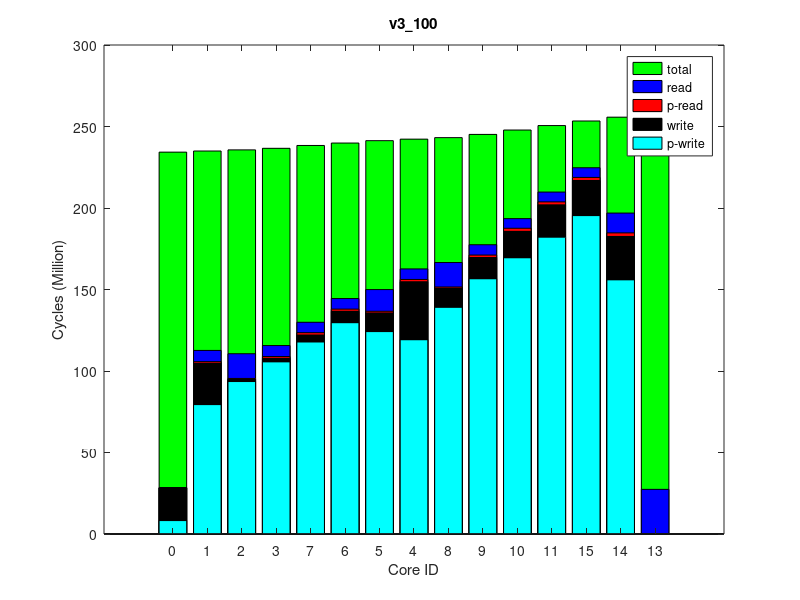

The MATLAB script that drew this image:
times(1, :, :) = [
207320, 235632989, 0
975180, 236328316, 0
521272, 237028016, 0
1086317, 237996045, 0
1447743, 239745079, 0
1334715, 241237563, 0
1023582, 242704222, 0
1402050, 243636621, 0
725890, 244567882, 0
1496356, 246545301, 0
1893447, 249235309, 0
1805991, 251999926, 0
1878759, 254799285, 0
2179995, 257139471, 0
0, 257422314, 0
];
times(2, :, :) = [
207320, 235628480, 0
977499, 236324772, 0
521270, 237023046, 0
1095000, 237988807, 0
1447733, 239737326, 0
1334610, 241230091, 0
1023591, 242696854, 0
1402050, 243628786, 0
726588, 244559754, 0
1496318, 246537837, 0
1893788, 249228371, 0
1808911, 251992841, 0
1878754, 254791426, 0
2180545, 257141092, 0
0, 257422069, 0
];
times(3, :, :) = [
207320, 235631119, 0
975700, 236324680, 0
521291, 237023968, 0
1092143, 237989997, 0
1447707, 239738518, 0
1334917, 241231299, 0
1025130, 242697444, 0
1402059, 243630099, 0
726618, 244561422, 0
1499192, 246539157, 0
1893123, 249229404, 0
1808897, 251993346, 0
1878770, 254792739, 0
2180856, 257129045, 0
0, 257414792, 0
];
times(4, :, :) = [
207320, 235653244, 0
975985, 236347357, 0
521264, 237045563, 0
1095000, 238013864, 0
1447721, 239761536, 0
1334656, 241254635, 0
1023865, 242720803, 0
1402051, 243653003, 0
726595, 244584129, 0
1499233, 246561523, 0
1893129, 249251925, 0
1808912, 252014281, 0
1878672, 254813438, 0
2180392, 257153506, 0
0, 257432274, 0
];
times(5, :, :) = [
207320, 235628446, 0
975608, 236323902, 0
521268, 237022666, 0
1095027, 237993001, 0
1447729, 239741560, 0
1334611, 241234042, 0
1023855, 242699941, 0
1402069, 243632238, 0
726621, 244563431, 0
1496334, 246541572, 0
1893458, 249231843, 0
1808956, 251997042, 0
1878635, 254795949, 0
2180251, 257141113, 0
0, 257424285, 0
];
times(6, :, :) = [
207320, 235641573, 0
976160, 236336848, 0
521285, 237036776, 0
1092084, 238006409, 0
1447991, 239755362, 0
1334661, 241248259, 0
1025273, 242714120, 0
1402051, 243647000, 0
726644, 244578374, 0
1499183, 246555453, 0
1893382, 249245532, 0
1808928, 252009729, 0
1878697, 254809037, 0
2179976, 257147642, 0
0, 257432659, 0
];
times(7, :, :) = [
207320, 235643162, 0
976391, 236335146, 0
521301, 237031866, 0
1092078, 238001892, 0
1447714, 239749738, 0
1334671, 241242913, 0
1023591, 242709342, 0
1402051, 243642105, 0
726605, 244572900, 0
1496601, 246551765, 0
1893531, 249241783, 0
1805960, 252005512, 0
1879013, 254803967, 0
2180760, 257151536, 0
0, 257432337, 0
];
times(8, :, :) = [
207320, 235628180, 0
974974, 236323767, 0
521277, 237022999, 0
1086287, 237992914, 0
1447693, 239741129, 0
1334656, 241233397, 0
1024120, 242700113, 0
1402050, 243633141, 0
726599, 244563899, 0
1496368, 246542982, 0
1893239, 249233508, 0
1808914, 251997823, 0
1878972, 254795774, 0
2182290, 257145641, 0
0, 257431819, 0
];
times(9, :, :) = [
207320, 235640386, 0
975410, 236334891, 0
521266, 237031363, 0
1092100, 237999523, 0
1447653, 239747998, 0
1334610, 241241253, 0
1025836, 242707224, 0
1402057, 243639302, 0
726650, 244570488, 0
1499216, 246548180, 0
1893088, 249238597, 0
1808950, 252002514, 0
1878695, 254801598, 0
2181505, 257154415, 0
0, 257436420, 0
];
times(10, :, :) = [
207320, 235637649, 0
977907, 236332858, 0
521272, 237031997, 0
1095000, 237999652, 0
1447994, 239748120, 0
1334648, 241240922, 0
1024119, 242707230, 0
1402051, 243639459, 0
726932, 244570649, 0
1499215, 246548278, 0
1893069, 249238882, 0
1808973, 252002246, 0
1878728, 254800738, 0
2180362, 257137420, 0
0, 257421837, 0
];
ave_times = round(squeeze(mean(times)));
format long g, ave_times
std_times = round(squeeze(std(times)));
format long g, std_times
polling_read_times = ave_times;
times(1, :, :) = [
8236458, 234591258, 0
79463723, 235280541, 0
93647003, 235985702, 0
105659588, 236948247, 0
117914005, 238700452, 0
129758875, 240205735, 0
124287346, 241689800, 0
119231791, 242634575, 0
139115532, 243583807, 0
156833630, 245604220, 0
169581052, 248360946, 0
182214376, 251107688, 0
195347376, 253994102, 0
155912548, 256342382, 0
0, 256630144, 0
];
times(2, :, :) = [
8246371, 234604889, 0
79470089, 235293888, 0
93607222, 235996047, 0
105600213, 236958686, 0
117879738, 238709545, 0
129666930, 240213246, 0
124201431, 241695236, 0
119257528, 242637790, 0
139098597, 243587836, 0
156546753, 245615099, 0
169449257, 248372064, 0
182044607, 251110156, 0
195357954, 253996206, 0
155932129, 256356066, 0
0, 256640049, 0
];
times(3, :, :) = [
8220458, 234581738, 0
79266738, 235271642, 0
93479530, 235973606, 0
105589684, 236934710, 0
117663273, 238686550, 0
129526726, 240191776, 0
124073838, 241672819, 0
119085636, 242613733, 0
139002438, 243562706, 0
156484507, 245591674, 0
169424706, 248347244, 0
182065927, 251091382, 0
195339053, 253976276, 0
155914788, 256332917, 0
0, 256618626, 0
];
times(4, :, :) = [
8233383, 234602214, 0
79403647, 235292341, 0
93370843, 235995662, 0
105594549, 236957778, 0
117777967, 238710352, 0
129580183, 240214171, 0
124176238, 241696290, 0
119201476, 242637640, 0
139082720, 243586677, 0
156557561, 245614236, 0
169438792, 248372654, 0
182042244, 251116489, 0
195348707, 254003838, 0
155927073, 256359866, 0
0, 256648407, 0
];
times(5, :, :) = [
8236610, 234597225, 0
79370913, 235286667, 0
93543137, 235991802, 0
105525381, 236954734, 0
117765363, 238706413, 0
129614427, 240211084, 0
124148853, 241690838, 0
119204418, 242633704, 0
138921012, 243583808, 0
156612863, 245610582, 0
169470646, 248368242, 0
182050102, 251111137, 0
195341799, 254000573, 0
155943742, 256367099, 0
0, 256653695, 0
];
times(6, :, :) = [
8210962, 234573709, 0
79300546, 235263414, 0
93456222, 235967447, 0
105563946, 236928850, 0
117771786, 238679984, 0
129623464, 240185384, 0
124132784, 241673077, 0
119146229, 242616623, 0
139012184, 243565918, 0
156463187, 245595841, 0
169406969, 248351034, 0
181970402, 251092653, 0
195297495, 253979519, 0
155909323, 256341851, 0
0, 256628392, 0
];
times(7, :, :) = [
8241821, 234597903, 0
79379681, 235286608, 0
93565377, 235987361, 0
105549444, 236950273, 0
117745509, 238702390, 0
129570976, 240208079, 0
124124191, 241691477, 0
119144993, 242632595, 0
139010881, 243581288, 0
156471923, 245608618, 0
169469592, 248366907, 0
182062742, 251113057, 0
195374448, 254001247, 0
155926218, 256354689, 0
0, 256649831, 0
];
times(8, :, :) = [
8218954, 234586088, 0
79366859, 235275811, 0
93527138, 235981220, 0
105632060, 236944052, 0
117825775, 238695459, 0
129692570, 240199819, 0
124235486, 241683872, 0
119155854, 242627832, 0
139180533, 243577276, 0
156587680, 245603618, 0
169479151, 248359677, 0
182102496, 251108528, 0
195308398, 253994824, 0
155942799, 256361029, 0
0, 256647517, 0
];
times(9, :, :) = [
8254910, 234608845, 0
79489936, 235298257, 0
93723589, 236000838, 0
105765527, 236964335, 0
117958139, 238715380, 0
129797989, 240221441, 0
124298499, 241707273, 0
119203882, 242649835, 0
139045292, 243597998, 0
156769263, 245623930, 0
169487159, 248379194, 0
182144981, 251128289, 0
195343250, 254017613, 0
155943226, 256376477, 0
0, 256662689, 0
];
times(10, :, :) = [
8229235, 234576412, 0
79309057, 235265451, 0
93439114, 235971039, 0
105604413, 236933288, 0
117689686, 238683944, 0
129505219, 240189603, 0
124112077, 241675596, 0
119159201, 242619159, 0
139065698, 243567637, 0
156540023, 245594502, 0
169445306, 248349267, 0
182044238, 251099762, 0
195340393, 253986693, 0
155929947, 256346545, 0
0, 256634601, 0
];
ave_times = round(squeeze(mean(times)));
format long g, ave_times
std_times = round(squeeze(std(times)));
format long g, std_times
polling_write_times = ave_times;
times(1, :, :) = [
0, 260107732, 0
7847777, 260877765, 64000
15685356, 261626040, 128000
7837504, 262654923, 64000
7829585, 264508237, 64000
7830311, 266140099, 64000
14339924, 267746071, 128000
7874142, 268774294, 64000
15723517, 269780351, 128000
7841936, 271933357, 64000
7828079, 274850413, 64000
7830374, 277810274, 64000
7832518, 280860030, 64000
14343263, 283308521, 128000
27384927, 283605496, 255980
];
times(2, :, :) = [
0, 260096355, 0
7847980, 260866383, 64000
15689236, 261615220, 128000
7835142, 262644593, 64000
7829608, 264502184, 64000
7830232, 266136254, 64000
14340067, 267742514, 128000
7876413, 268770889, 64000
15716599, 269776838, 128000
7841528, 271929548, 64000
7828061, 274845376, 64000
7830560, 277804676, 64000
7832588, 280855062, 64000
14343491, 283306024, 128000
27385465, 283600602, 255980
];
times(3, :, :) = [
0, 260107692, 0
7861569, 260877647, 64000
15693484, 261626769, 128000
7835307, 262654796, 64000
7829638, 264522412, 64000
7829983, 266164594, 64000
14339287, 267770737, 128000
7885871, 268798777, 64000
15727587, 269805418, 128000
7839605, 271958430, 64000
7828057, 274875570, 64000
7830704, 277835902, 64000
7832485, 280885515, 64000
14343241, 283337698, 128000
27385264, 283635472, 255980
];
times(4, :, :) = [
0, 260112130, 0
7861407, 260881986, 64000
15689796, 261630859, 128000
7837494, 262660915, 64000
7829569, 264518442, 64000
7830208, 266155436, 64000
14340007, 267761953, 128000
7885641, 268789964, 64000
15727617, 269796470, 128000
7841713, 271949301, 64000
7828041, 274866589, 64000
7830380, 277824143, 64000
7832564, 280873962, 64000
14343342, 283323935, 128000
27385642, 283624342, 255980
];
times(5, :, :) = [
0, 260114293, 0
7861212, 260884901, 64000
15693273, 261633250, 128000
7835241, 262666895, 64000
7829628, 264520126, 64000
7830035, 266155906, 64000
14339266, 267761965, 128000
7886220, 268790088, 64000
15727696, 269796413, 128000
7839565, 271949899, 64000
7828075, 274866227, 64000
7830300, 277822279, 64000
7832553, 280871802, 64000
14343516, 283321971, 128000
27385321, 283617445, 255980
];
times(6, :, :) = [
0, 260095350, 0
7847344, 260866891, 64000
15688974, 261616060, 128000
7835095, 262643832, 64000
7829522, 264510288, 64000
7829963, 266145425, 64000
14339237, 267751550, 128000
7874884, 268779613, 64000
15723253, 269786560, 128000
7842052, 271939613, 64000
7828052, 274854925, 64000
7830342, 277813131, 64000
7832508, 280862849, 64000
14343426, 283310919, 128000
27385403, 283603648, 255980
];
times(7, :, :) = [
0, 260100069, 0
7861173, 260870676, 64000
15693039, 261618797, 128000
7834965, 262648135, 64000
7829580, 264511399, 64000
7830179, 266149220, 64000
14339930, 267755735, 128000
7874628, 268783799, 64000
15723210, 269789905, 128000
7841956, 271943167, 64000
7828071, 274859743, 64000
7830621, 277819956, 64000
7832601, 280869956, 64000
14342808, 283330396, 128000
27385445, 283628213, 255980
];
times(8, :, :) = [
0, 260091532, 0
7847902, 260861944, 64000
15685500, 261611127, 128000
7835642, 262638403, 64000
7829598, 264501461, 64000
7829891, 266141793, 64000
14339288, 267747835, 128000
7876518, 268775819, 64000
15716680, 269782184, 128000
7839662, 271935520, 64000
7828117, 274854630, 64000
7830626, 277814109, 64000
7832561, 280863538, 64000
14342850, 283320106, 128000
27384412, 283621132, 255980
];
times(9, :, :) = [
0, 260119941, 0
7847867, 260890757, 64000
15689041, 261639704, 128000
7835154, 262666484, 64000
7829640, 264527418, 64000
7830014, 266163286, 64000
14338931, 267770126, 128000
7874643, 268798406, 64000
15722908, 269803874, 128000
7841972, 271956680, 64000
7827998, 274873120, 64000
7830703, 277833216, 64000
7832548, 280882897, 64000
14343125, 283334755, 128000
27385540, 283631073, 255980
];
times(10, :, :) = [
0, 260099255, 0
7847571, 260870114, 64000
15689214, 261619138, 128000
7837644, 262655393, 64000
7829700, 264508698, 64000
7830007, 266140496, 64000
14339377, 267747392, 128000
7876611, 268775294, 64000
15716513, 269781475, 128000
7839569, 271934608, 64000
7827997, 274850083, 64000
7830423, 277807606, 64000
7832564, 280857236, 64000
14342957, 283316857, 128000
27384731, 283611757, 255980
];
ave_times = round(squeeze(mean(times)));
format long g, ave_times
std_times = round(squeeze(std(times)));
format long g, std_times
read_times = ave_times;
times(1, :, :) = [
0, 234290679, 0
0, 234981549, 0
0, 235676277, 0
0, 236637474, 0
0, 238382085, 0
0, 239869321, 0
0, 241331905, 0
0, 242262833, 0
0, 243191923, 0
0, 245167077, 0
0, 247853089, 0
0, 250602579, 0
0, 253400991, 0
0, 255746474, 0
0, 256028550, 0
];
times(2, :, :) = [
0, 234263713, 0
0, 234955554, 0
0, 235652048, 0
0, 236611288, 0
0, 238356167, 0
0, 239844048, 0
0, 241306183, 0
0, 242237742, 0
0, 243167056, 0
0, 245141838, 0
0, 247826067, 0
0, 250574566, 0
0, 253374268, 0
0, 255719507, 0
0, 256001746, 0
];
times(3, :, :) = [
0, 234285201, 0
0, 234976117, 0
0, 235670996, 0
0, 236630418, 0
0, 238375207, 0
0, 239862423, 0
0, 241323623, 0
0, 242255469, 0
0, 243184731, 0
0, 245157729, 0
0, 247843014, 0
0, 250589233, 0
0, 253388553, 0
0, 255730133, 0
0, 256017526, 0
];
times(4, :, :) = [
0, 234263193, 0
0, 234956227, 0
0, 235651687, 0
0, 236611444, 0
0, 238355577, 0
0, 239842570, 0
0, 241305028, 0
0, 242236371, 0
0, 243165894, 0
0, 245141947, 0
0, 247826372, 0
0, 250573997, 0
0, 253374987, 0
0, 255716391, 0
0, 255995473, 0
];
times(5, :, :) = [
0, 234263059, 0
0, 234953497, 0
0, 235650708, 0
0, 236610050, 0
0, 238355704, 0
0, 239843381, 0
0, 241304696, 0
0, 242236243, 0
0, 243166184, 0
0, 245142552, 0
0, 247827548, 0
0, 250570153, 0
0, 253369585, 0
0, 255703605, 0
0, 255985869, 0
];
times(6, :, :) = [
0, 234260313, 0
0, 234951071, 0
0, 235648038, 0
0, 236606557, 0
0, 238351391, 0
0, 239836774, 0
0, 241298393, 0
0, 242229620, 0
0, 243159306, 0
0, 245134727, 0
0, 247819418, 0
0, 250569930, 0
0, 253367379, 0
0, 255707835, 0
0, 255989076, 0
];
times(7, :, :) = [
0, 234276579, 0
0, 234967631, 0
0, 235664549, 0
0, 236625689, 0
0, 238370141, 0
0, 239859508, 0
0, 241322021, 0
0, 242253661, 0
0, 243183081, 0
0, 245156228, 0
0, 247841123, 0
0, 250587500, 0
0, 253386229, 0
0, 255731239, 0
0, 256014356, 0
];
times(8, :, :) = [
0, 234278645, 0
0, 234969057, 0
0, 235664409, 0
0, 236625222, 0
0, 238369014, 0
0, 239856512, 0
0, 241317906, 0
0, 242248854, 0
0, 243178525, 0
0, 245153682, 0
0, 247838836, 0
0, 250588210, 0
0, 253389629, 0
0, 255732296, 0
0, 256012656, 0
];
times(9, :, :) = [
0, 234280390, 0
0, 234972409, 0
0, 235666954, 0
0, 236627325, 0
0, 238371803, 0
0, 239861099, 0
0, 241323688, 0
0, 242255168, 0
0, 243184063, 0
0, 245159785, 0
0, 247844505, 0
0, 250587648, 0
0, 253386871, 0
0, 255739979, 0
0, 256017494, 0
];
times(10, :, :) = [
0, 234273991, 0
0, 234965920, 0
0, 235662735, 0
0, 236623147, 0
0, 238366915, 0
0, 239853907, 0
0, 241316883, 0
0, 242248401, 0
0, 243178455, 0
0, 245157050, 0
0, 247841858, 0
0, 250589611, 0
0, 253389433, 0
0, 255726056, 0
0, 256010397, 0
];
ave_times = round(squeeze(mean(times)));
format long g, ave_times
std_times = round(squeeze(std(times)));
format long g, std_times
total_times = ave_times;
times(1, :, :) = [
28280757, 236068671, 64000
104786357, 236745903, 128000
94965922, 237432155, 64000
107799406, 238383679, 64000
122109058, 240124351, 64000
136610370, 241608473, 64000
135605292, 243084643, 64000
154847736, 244002826, 128000
150852589, 244939864, 64000
169643108, 246946437, 64000
185641646, 249682285, 64000
201961023, 252410011, 64000
216836152, 255292733, 64000
182542446, 257639718, 64000
0, 257921240, 0
];
times(2, :, :) = [
28275972, 236063467, 64000
104670647, 236742231, 128000
94738525, 237431643, 64000
107720993, 238382607, 64000
121984010, 240122714, 64000
136557698, 241608507, 64000
135585471, 243085762, 64000
154804570, 244003366, 128000
150812017, 244939649, 64000
169681419, 246947640, 64000
185686161, 249683054, 64000
201996424, 252413653, 64000
216914697, 255292757, 64000
182553278, 257647770, 64000
0, 257927650, 0
];
times(3, :, :) = [
28286131, 236069189, 64000
104797288, 236747165, 128000
94971766, 237435255, 64000
107834202, 238386133, 64000
122118614, 240125542, 64000
136606835, 241609919, 64000
135624747, 243087841, 64000
154877889, 244005447, 128000
150862504, 244940874, 64000
169565118, 246948284, 64000
185649867, 249680482, 64000
201948826, 252409045, 64000
216889445, 255287660, 64000
182558996, 257644990, 64000
0, 257931147, 0
];
times(4, :, :) = [
28281565, 236069455, 64000
104698586, 236746467, 128000
94780577, 237433965, 64000
107662459, 238383365, 64000
122034735, 240122096, 64000
136595187, 241605853, 64000
135619105, 243082471, 64000
154853026, 243999054, 128000
150864734, 244935048, 64000
169658684, 246940269, 64000
185744676, 249673305, 64000
201890484, 252398997, 64000
216850177, 255279007, 64000
182532921, 257628668, 64000
0, 257916995, 0
];
times(5, :, :) = [
28267937, 236063126, 64000
104713634, 236741231, 128000
94799258, 237429592, 64000
107683437, 238379877, 64000
121946384, 240120595, 64000
136607507, 241602259, 64000
135604289, 243080506, 64000
154849507, 243996800, 128000
150839607, 244932247, 64000
169608803, 246938097, 64000
185625518, 249669676, 64000
201972818, 252389460, 64000
216843065, 255268029, 64000
182531055, 257630641, 64000
0, 257918099, 0
];
times(6, :, :) = [
28282346, 236069922, 64000
104853950, 236747576, 128000
95068459, 237437364, 64000
107905908, 238387054, 64000
122108088, 240126697, 64000
136710371, 241609221, 64000
135680575, 243087874, 64000
154651233, 244004453, 128000
150892291, 244939615, 64000
169779184, 246945242, 64000
185696923, 249676921, 64000
201970085, 252399498, 64000
216858530, 255279960, 64000
182543428, 257640643, 64000
0, 257933184, 0
];
times(7, :, :) = [
28288712, 236062974, 64000
104815109, 236741096, 128000
95036182, 237429093, 64000
107849937, 238377374, 64000
122145911, 240117285, 64000
136720894, 241601353, 64000
135710420, 243078992, 64000
154610286, 243997297, 128000
150823320, 244934176, 64000
169690459, 246942127, 64000
185667719, 249675551, 64000
201907373, 252405581, 64000
216837357, 255283838, 64000
182545786, 257637644, 64000
0, 257922298, 0
];
times(8, :, :) = [
28298272, 236072829, 64000
104969589, 236750838, 128000
95229451, 237440048, 64000
108038932, 238389049, 64000
122241960, 240128794, 64000
136860834, 241611152, 64000
135770593, 243089253, 64000
154754337, 244007621, 128000
150934891, 244943211, 64000
169726169, 246949703, 64000
185733105, 249685175, 64000
201991261, 252410920, 64000
216900526, 255291597, 64000
182556603, 257645828, 64000
0, 257931737, 0
];
times(9, :, :) = [
28264058, 236049522, 64000
104692326, 236727745, 128000
94785626, 237417470, 64000
107666668, 238370394, 64000
122000495, 240111009, 64000
136490699, 241594662, 64000
135433856, 243071985, 64000
154571791, 243989190, 128000
150638874, 244926731, 64000
169366379, 246931435, 64000
185568471, 249667901, 64000
201861128, 252390910, 64000
216922328, 255269500, 64000
182531215, 257627081, 64000
0, 257910293, 0
];
times(10, :, :) = [
28281626, 236072931, 64000
104729954, 236752896, 128000
94789034, 237440712, 64000
107738520, 238389433, 64000
121996196, 240129668, 64000
136559536, 241613795, 64000
135571698, 243092010, 64000
154785032, 244008428, 128000
150800792, 244944890, 64000
169568560, 246949080, 64000
185653287, 249682048, 64000
201971137, 252414587, 64000
216902290, 255291889, 64000
182557267, 257650874, 64000
0, 257934183, 0
];
ave_times = round(squeeze(mean(times)));
format long g, ave_times
std_times = round(squeeze(std(times)));
format long g, std_times
write_times = ave_times;
mytitle = 'v3\_100';
% order = [1 2 3 4 8 7 6 5 9 10 11 12 15 14 13];
order = 1:15;

total_times = total_times(:, 2)(order);

read_times = read_times(:, 1)(order);
write_times = write_times(:, 1)(order);

polling_read_times = polling_read_times(:, 1)(order);
polling_write_times = polling_write_times(:, 1)(order);

total_times /= 1000000;

read_times /= 1000000;
write_times /= 1000000;

polling_read_times /= 1000000;
polling_write_times /= 1000000;

% laying read on top of write
read_times += write_times;
polling_read_times += write_times;

figure(1);
clf()
% set(gcf, 'Position', get(0,'Screensize'));
% set(gcf,'units','normalized','outerposition',[0 0 1 1])
bar(0:14, total_times,'g');
hold on;
bar(0:14, read_times,'b');
bar(0:14, polling_read_times,'r');
bar(0:14, write_times,'k');
bar(0:14, polling_write_times,'c');
hold off

axis([-2 16 0 300])
% axis([-1 15])
set(gca,'XTick',0:14);
set(gca,'xticklabel',{ '0'; '1'; '2'; '3'; '7'; '6'; '5'; '4'; '8'; '9'; '10'; '11'; '15'; '14'; '13' })

xlabel('Core ID')
ylabel('Cycles (Million)')

legend('total', 'read', 'p-read', 'write', 'p-write')
title(mytitle)
print(1, strcat(mytitle, '.png'))
